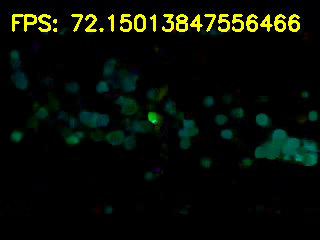
#> input picture frame 6 of output.mp4, 320 x 240 px, given in place of test2.mp4, which was not available
$ jupyter execute optical_flow.ipynb
#> lines starting #> are read from the running program, lines starting #| are printed output that depends on the picture; after the words box and inside, x2 and y2 are one past the last pixel; in counts of white or black regions, pixels touching at a corner belong together; pictures that were not available may be replaced by others from this repository, and a replacement may not be noted
[cell 1]
import numpy as np
import cv2
import time

def draw_hsv1(flow):
    h, w = flow.shape[:2]
    fx, fy = flow[:,:,0], flow[:,:,1]
    ang = np.arctan2(fy, fx) + np.pi
    v = np.sqrt(fx*fx+fy*fy)

    hsv = np.zeros((h, w, 3), np.uint8)
    hsv[...,0] = ang*(180/np.pi/2)
    hsv[...,1] = 255
    hsv[...,2] = np.minimum(v*4, 255)
    bgr = cv2.cvtColor(hsv, cv2.COLOR_HSV2BGR)

    return bgr

def draw_hsv2(flow):
    h, w = flow.shape[:2]
    hsv = np.zeros((h, w, 3), np.uint8)

    mag, ang = cv2.cartToPolar(flow[..., 0], flow[..., 1])
    hsv[..., 0] = ang * 180 / np.pi / 2
    hsv[...,1] = 255
    hsv[..., 2] = cv2.normalize(mag, None, 0, 255, cv2.NORM_MINMAX)
    bgr = cv2.cvtColor(hsv, cv2.COLOR_HSV2BGR)

    return bgr

def dense_optical_flow(video_path, output_path):

#> called with video_path = 'test2.mp4', output_path = 'output.mp4'
    cap = cv2.VideoCapture(video_path)
    ret, old_frame = cap.read()
#> old_frame is the input picture: shape (240, 320, 3); mean B, G, R 4.9, 12.4, 7.6
    # old_frame = cv2.resize(old_frame, (768,512))

    out = cv2.VideoWriter(output_path, cv2.VideoWriter_fourcc(*'mp4v'), 20, (old_frame.shape[1], old_frame.shape[0]), 10000)

    hsv = np.zeros_like(old_frame)
    hsv[..., 1] = 255

    old_frame = cv2.cvtColor(old_frame, cv2.COLOR_BGR2GRAY)
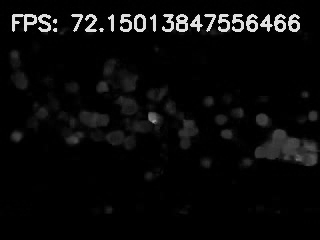
#> old_frame: shape (240, 320); min 0, max 231, mean 10.1
    # old_frame = cv2.fastNlMeansDenoising(old_frame)

    while True:
        ret, new_frame = cap.read()
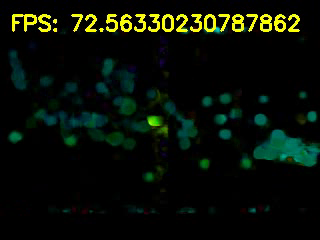
#> input picture frame 7 of output.mp4, 320 x 240 px, given in place of test2.mp4, which was not available
#> new_frame is the input picture: shape (240, 320, 3); mean B, G, R 6.4, 14.9, 8.3
        # new_frame = cv2.resize(new_frame, (768,512))
        frame_copy = new_frame

        if not ret:
            break
        start = time.time()
        new_frame = cv2.cvtColor(new_frame, cv2.COLOR_BGR2GRAY)
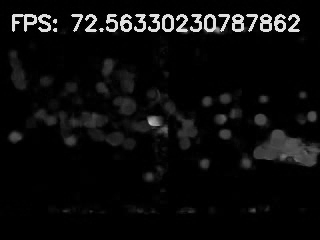
#> new_frame: shape (240, 320); min 0, max 231, mean 12
        # new_frame = cv2.fastNlMeansDenoising(new_frame)

        flow = None
        flow = cv2.calcOpticalFlowFarneback(prev=old_frame,
                                      next=new_frame, flow=flow,
                                      pyr_scale=0.5, levels=3, winsize=5,
                                      iterations=3, poly_n=5, poly_sigma=1,
                                      flags=10)

        bgr = draw_hsv2(flow)
#> in draw_hsv2, `mag, ang = cv2.cartToPolar(flow[..., 0], flow[..., 1])`:
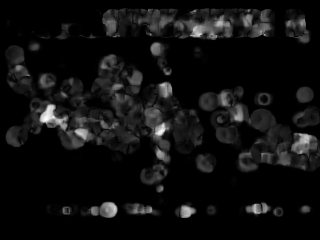
#> mag: shape (240, 320) float32; min 0, max 12.32, mean 0.786; drawn with min black and max white
#> in draw_hsv2, `mag, ang = cv2.cartToPolar(flow[..., 0], flow[..., 1])`:
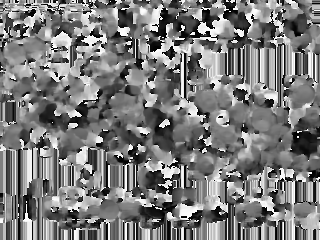
#> ang: shape (240, 320) float32; min 4.88e-25, max 6.28, mean 3.04; drawn with min black and max white
#> in draw_hsv2, `hsv[..., 0] = ang * 180 / np.pi / 2`:
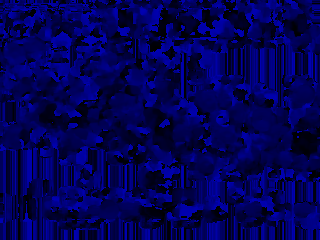
#> hsv: shape (240, 320, 3); mean of channels 0, 1, 2 86.6, 0, 0; drawn as B, G, R
#> in draw_hsv2, `hsv[...,1] = 255`:
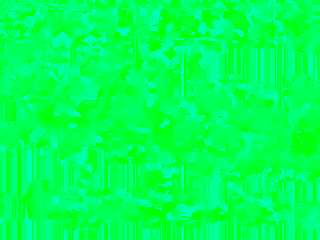
#> hsv: shape (240, 320, 3); mean of channels 0, 1, 2 86.6, 255, 0; drawn as B, G, R
#> in draw_hsv2, `hsv[..., 2] = cv2.normalize(mag, None, 0, 255, cv2.NORM_MINMAX)`:
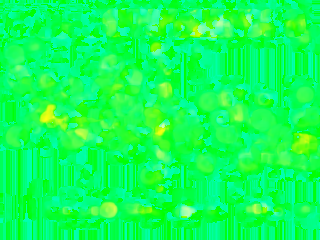
#> hsv: shape (240, 320, 3); mean of channels 0, 1, 2 86.6, 255, 16; drawn as B, G, R

        end = time.time()
        if end != start:
            fps = 1 / (end-start)

        cv2.putText(frame_copy, f'FPS: {fps}',
                    (10, 30), cv2.FONT_HERSHEY_SIMPLEX, 0.7, (0, 255, 255), 2)
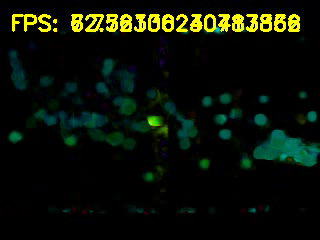
#> frame_copy: shape (240, 320, 3); 2.6% of pixels changed, all inside (x1, y1, x2, y2) = (12, 14, 300, 32)
        cv2.putText(bgr, f'FPS: {fps}',
                    (10, 30), cv2.FONT_HERSHEY_SIMPLEX, 0.7, (0, 255, 255), 2)
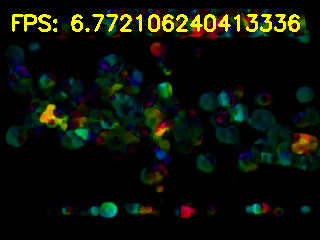
#> bgr: shape (240, 320, 3); mean B, G, R 6.8, 17.2, 12.5

        cv2.imshow("frame", new_frame)
        cv2.imshow("optical flow", bgr)

        out.write(bgr)

        k = cv2.waitKey(5)
#> (key q is pressed here)
        if k == ord('q'):
            break

        old_frame = new_frame

    cap.release()
    out.release()
    cv2.destroyAllWindows()

$ run again, starting later in the video
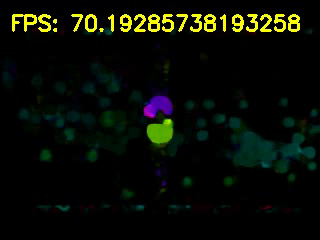
#> input picture frame 29 of output.mp4, 320 x 240 px, given in place of test2.mp4, which was not available
#> in dense_optical_flow, old_frame is the input picture: shape (240, 320, 3); mean B, G, R 5.1, 12.6, 9
#> old_frame: shape (240, 320)
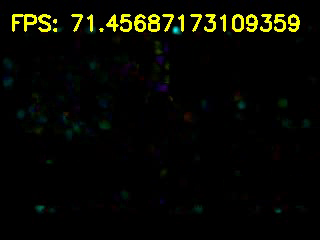
#> input picture frame 30 of output.mp4, 320 x 240 px, given in place of test2.mp4, which was not available
#> in dense_optical_flow, new_frame is the input picture: shape (240, 320, 3); mean B, G, R 2.4, 7.9, 7.4
#> new_frame: shape (240, 320)
#> frame_copy: shape (240, 320, 3); 2.54% of pixels changed, all inside (x1, y1, x2, y2) = (12, 14, 300, 32)
#> in dense_optical_flow, `cv2.putText(bgr, f'FPS: {fps}', (10, 30), cv2.FONT_HERSHEY_SIMPLEX, 0...`:
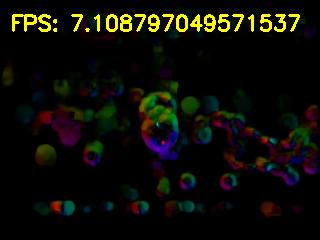
#> bgr: shape (240, 320, 3); mean B, G, R 4.6, 12.1, 12.3

$ run again, starting later in the video
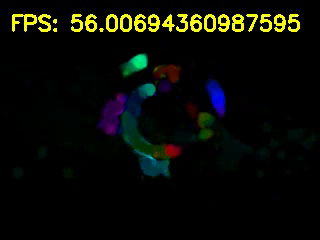
#> input picture frame 52 of output.mp4, 320 x 240 px, given in place of test2.mp4, which was not available
#> in dense_optical_flow, old_frame is the input picture: shape (240, 320, 3); mean B, G, R 5.3, 11.1, 9.2
#> old_frame: shape (240, 320)
#> new_frame: shape (240, 320)
#> frame_copy: shape (240, 320, 3); mean B, G, R 4.1, 13.5, 11.2
#> in dense_optical_flow, `cv2.putText(bgr, f'FPS: {fps}', (10, 30), cv2.FONT_HERSHEY_SIMPLEX, 0...`:
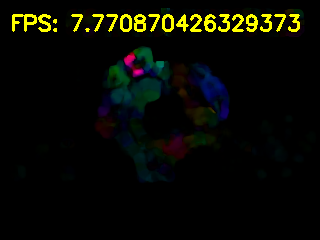
#> bgr: shape (240, 320, 3); mean B, G, R 3.1, 9.5, 8.4
